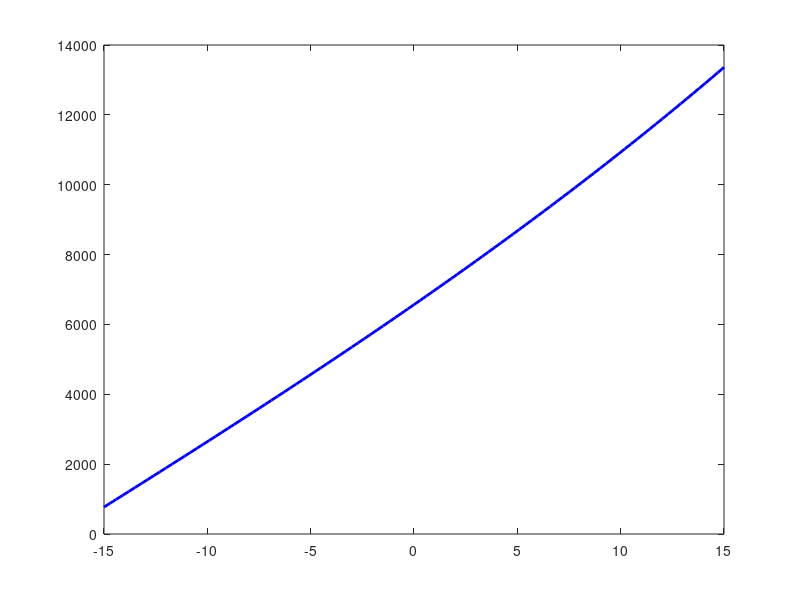

Source code (MATLAB):
clear;
clc;
close all;
%% Data
load("data.mat");
load("Coefficients_CL.txt")
load("Coefficients_CM.txt")

c = 0.4;
rho = 0.38;
S = 1.2;
b = S/c;
Vel = flip(175:15:250);

function cl = C_L(alpha, k, Coeff)
    def = flip(-15:5:15);
    cl_data = Coeff(:,k);    
    line = polyfit(def, cl_data, 1);
    cl = alpha*line(1) + line(2);
end

function cm = C_M(alpha, k, Coeff)
    def = flip(-15:5:15);
    cm_data = Coeff(:,k);    
    line = polyfit(def, cm_data, 1);
    cm = alpha*line(1) + line(2);
end

%% Load
F_p = linspace(0, 1, length(theta_deg));

function fl=F_L(v, rho, S, cl)
    fl = rho * v^2 *0.5 * S * cl;
end

function ma=Ma(v, rho, S, ch, ca)
    ma = rho * v^2 *0.5 * S * ch * ca;
end

for i = 1:length(theta_deg)
    for k = 1:length(Vel)
        F_p_denom = r*sqrt(1 - ((r^2 - D^2 + P(i)^2)/(2*r*P(i)))^2);
        F_p(i) = (Ma(Vel(k), rho, S, C_M(theta_deg(i), k, Coefficients_CM), c) + 0.25*c*F_L(Vel(k), rho, S, C_L(theta_deg(i), k, Coefficients_CL))) / F_p_denom;
    end
end

plot(theta_deg, F_p,'b-','LineWidth',2);
